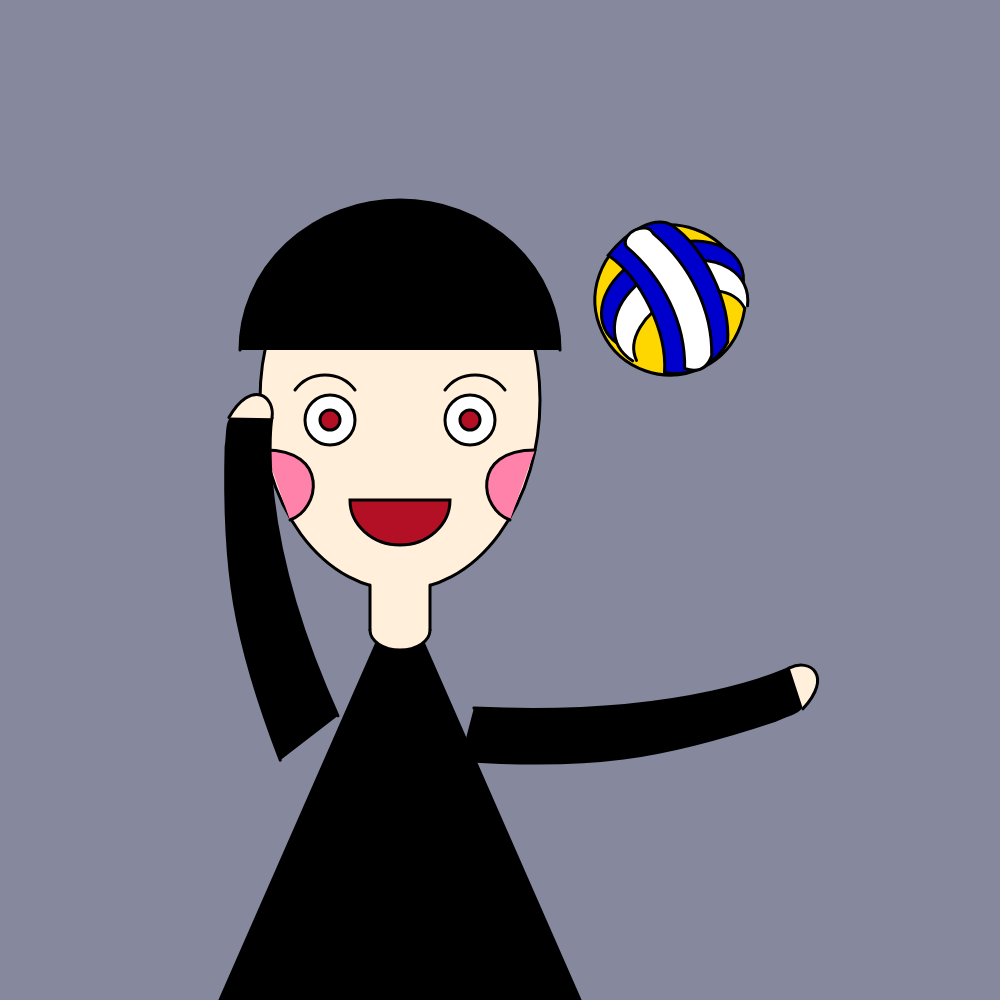
Frame 1 (no input)
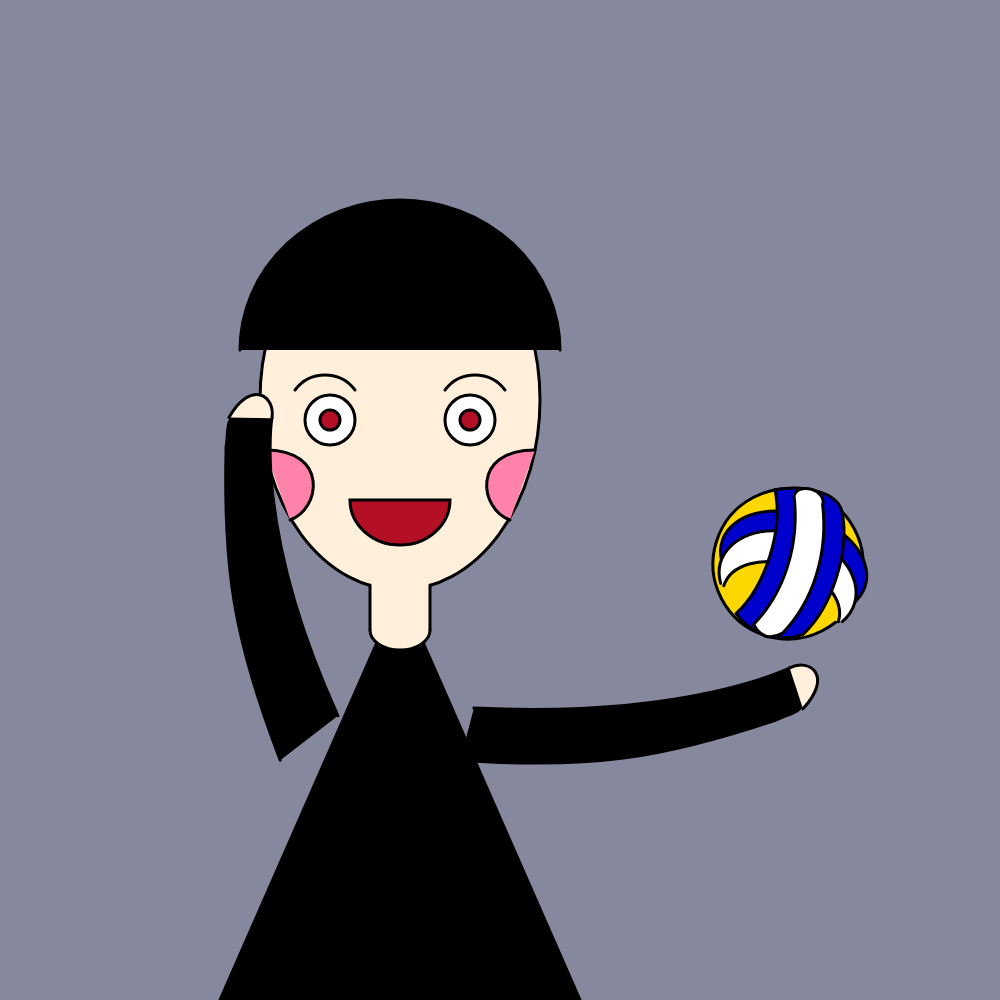
Frame 60 (no input)
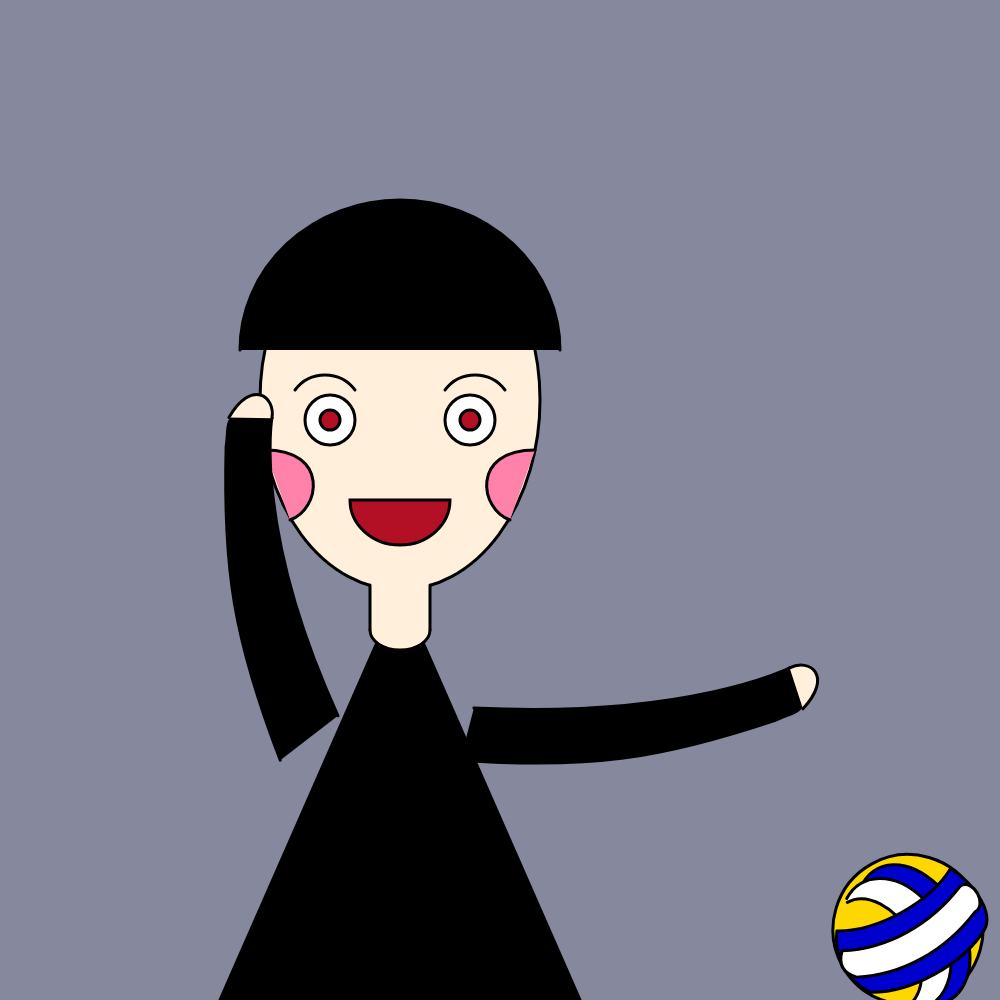
Frame 120 (the mouse pressed at the canvas centre since frame 60)

The p5.js sketch that drew these frames (run headless with seeded random() and noise() and a simulated clock; from frame 60 on, the mouse is pressed at the canvas centre):

// p5.js sketch
// ── sketch.js
var x0=670;
var y0=300;
var dx=2;
function setup() {
  createCanvas(1000, 1000);
}

function draw() {
  background(134, 136, 158);
  strokeWeight(3);
  
  //脸
  fill(255,239,219);
  ellipse(400,400,280,380);
  fill(0);

  //脸颊
  fill(255,130,171);
  bezier(265,450,330,450,320,510,290,520);  //左脸颊
  bezier(535,450,470,450,480,510,510,520);  //右脸颊

  //刘海
  fill(0);
  arc(400,350,320,300,-PI,0,OPEN);

   //右胳膊
  push();
  fill(0);
  translate(490,720);
  rotate(dx/PI);
  translate(-490,-720);
  beginShape();
  vertex(470,720);
  bezierVertex(650,600,700,500,700,500);
  bezierVertex(750,520,730,530,720,550);
  bezierVertex(650,650,600,700,490,770);
  endShape();

  //右手
  fill(255,239,219);
  bezier(700,500,710,480,740,480,735,525);
  pop();
  
  //左胳膊
  push();
  fill(0);
  translate(310,720);
  rotate(dx/PI);
  translate(-310,-720);
  beginShape();
  vertex(330,700);
  bezierVertex(150,600,100,500,100,500);
  bezierVertex(50,520,70,530,80,550);
  bezierVertex(150,650,200,700,310,770);
  endShape();
  
  //左手
  fill(255,239,219);
  bezier(100,500,90,480,60,480,65,525);
  pop();

  //身子
  fill(0);
  triangle(400,590,220,1000,580,1000);

  //脖子
  strokeWeight(0);
  fill(255,239,219);
  rect(370,570,60,60);
  strokeWeight(3);
  line(370,585,370,630);
  line(430,585,430,630);

  //领子
  strokeWeight(3);
  fill(255,239,219);
  arc(400,630,60,40,0,PI,OPEN);

  //眼睛
  fill(255);
  ellipse(330,420,50,50);  //左眼白
  ellipse(470,420,50,50);  //右眼白
  fill(179, 16, 38);
  ellipse(330,420,20,20);  //左眼珠‘
  ellipse(470,420,20,20);  //右眼珠
  
  //眉毛
  //line(300,380,350,380);
  noFill();
  bezier(295,390,310,370,340,370,355,390);  //左眉毛
  bezier(505,390,490,370,460,370,445,390);  //右眉毛
  //嘴巴
  fill(179, 16, 38);
  arc(400,500,100,90,0,PI,CHORD);
  //球
  push();
  translate(x0,y0);
  rotate(dx*x0/(100*PI));
  translate(-x0,-y0);
  fill(255,215,0);
  ellipse(x0,y0,150,150);
  x0+=dx;
  y0=0.0034*x0*x0-2.72*x0+596.14;
  if(x0>=width||x0<=0)
  dx=-dx;
  //纹路
  //竖蓝色
  fill(0,0,205);
  arc(x0,y0,100,150,-3*PI/5,3*PI/5,OPEN);
  //竖白色
  fill(255);
  arc(x0-20,y0,100,140,-3*PI/5,3*PI/5,OPEN);
  //竖黄色
  fill(255,215,0);
  arc(x0-42,y0,80,120,-PI/2,PI/2,OPEN);
  //横蓝色
  fill(0,0,205);
  beginShape();
  vertex(x0-65,y0-40);
  bezierVertex(x0-30,y0-20,x0+30,y0-20,x0+65,y0-40);
  bezierVertex(x0+80,y0-10,x0+80,y0+20,x0+65,y0+30);
  bezierVertex(x0+30,y0+50,x0-30,y0+50,x0-65,y0+30);
  bezierVertex(x0-80,y0+10,x0-80,y0-20,x0-65,y0-40);
  endShape();
  //arc(670,300,150,100,0-PI/10,PI+PI/10,OPEN);
  //白色
  fill(255);
  beginShape();
  vertex(x0-70,y0-20);
  bezierVertex(x0-30,y0,x0+20,y0,x0+65,y0-20);
  bezierVertex(x0+80,y0-20,x0+80,y0+10,x0+65,y0+10);
  bezierVertex(x0+20,y0+30,x0-30,y0+30,x0-70,y0+10);
  bezierVertex(x0-80,y0,x0-80,y0-10,x0-70,y0-20);
  endShape();
  pop();
}
